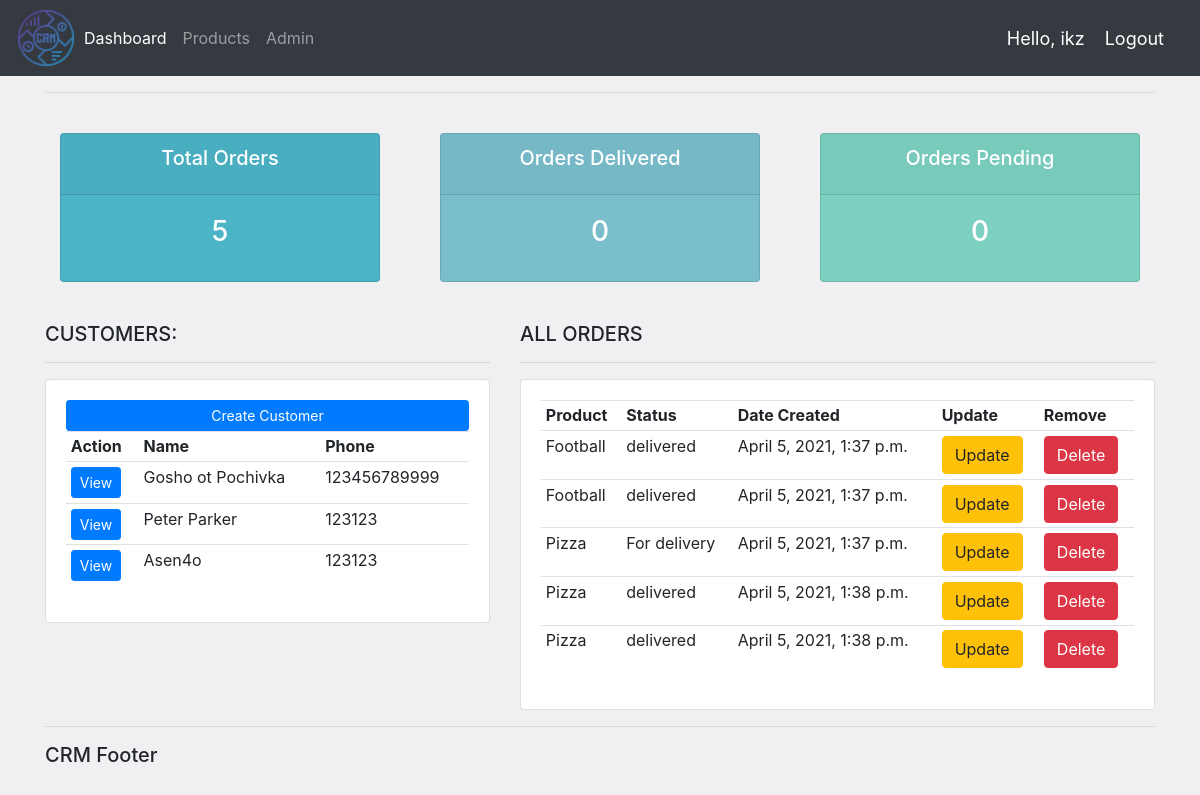
Before: / (signed in) with the older database file.
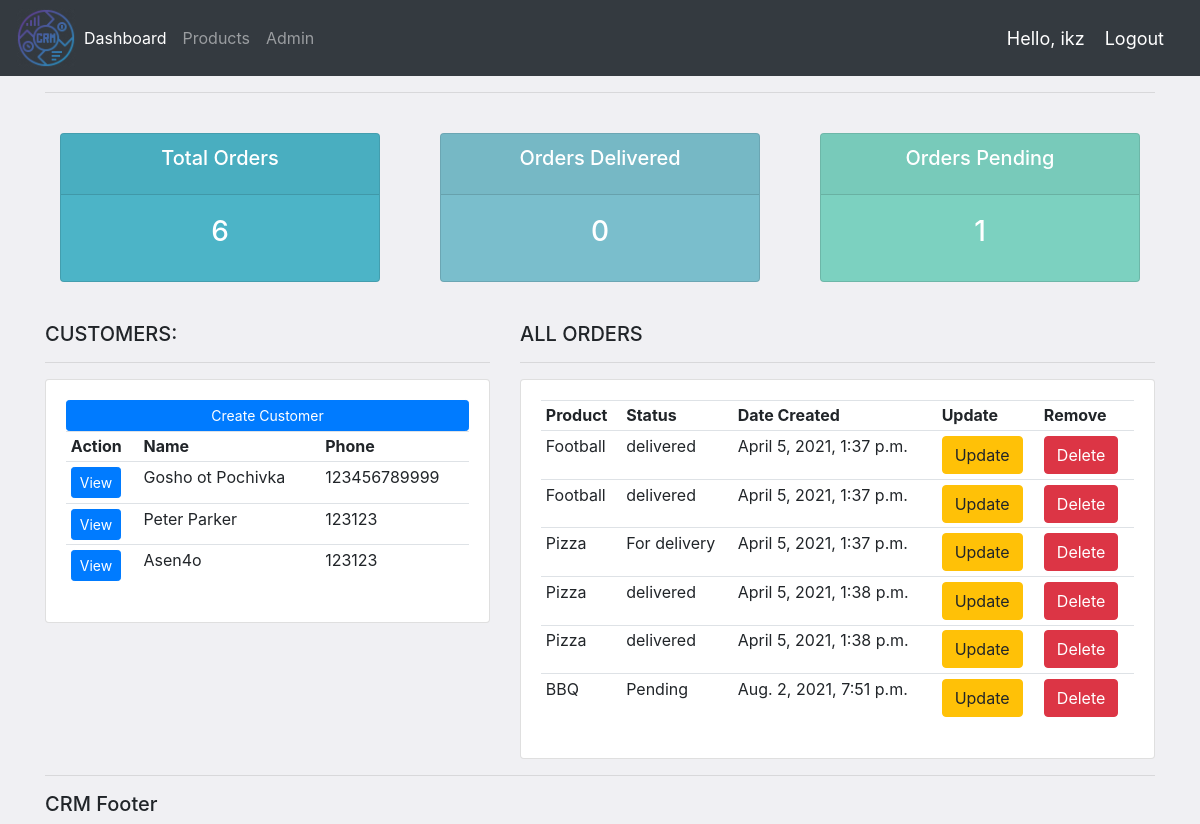
After: the same page with the newer database file.
### accounts/models.py (models this page shows, shortened)
class Customer(models.Model):
    name = models.CharField(max_length=50, null=True)
    phone = models.IntegerField(null=True)
    email = models.EmailField(max_length=254, null=True)
    date_created = models.DateTimeField(auto_now_add=True)

class Order(models.Model):
    STATUS = (
        ('Pending', 'Pending'),
        ('For delivery', 'For delivery'),
        ('Delivered', 'Delivered'),
    )
    customer = models.ForeignKey(
        Customer, null=True, on_delete=models.SET_NULL)
    product = models.ForeignKey(Product, null=True, on_delete=models.SET_NULL)
    date_created = models.DateTimeField(auto_now_add=True, null=True)
    status = models.CharField(max_length=50, choices=STATUS)

class Product(models.Model):
    CATEGORY = (
        ('Food', 'Food'),
        ('Drink', 'Drink'),
        ('Other', 'Other'),
    )
    name = models.CharField(max_length=50, null=True)
    price = models.FloatField()
    tags = models.ManyToManyField(Tag)
    category = models.CharField(max_length=50, null=True, choices=CATEGORY)
    description = models.CharField(max_length=50, null=True, blank=True)
    date_created = models.DateTimeField(auto_now_add=True, null=True)
    def __str__(self):
        return self.name

### accounts/views.py (the view)
# urls.py: path('', views.home, name="home"),
@login_required(login_url='login')
def home(request):
    orders = Order.objects.all()
    customers = Customer.objects.all()
    total_customers = customers.count()
    total_orders = orders.count()
    delivered = orders.filter(status="Delivered").count()
    pending = orders.filter(status="Pending").count()
    context = {'orders': orders, 'customers': customers, 'total_customers': total_customers,
               'total_customers': total_customers, 'delivered': delivered, 'pending': pending, 'total_orders': total_orders}
    return render(request, 'accounts/dashboard.html', context)

### accounts/templates/accounts/dashboard.html
{% extends 'accounts/main.html' %}
{% block content %}
{% include 'accounts/status.html' %}
<br>
<div class="row">
    <div class="col-md-5">
        <h5>CUSTOMERS:</h5>
        <hr>
        <div class="card card-body">
            <a class="btn btn-primary  btn-sm btn-block" href="{% url 'create_customer' %}">Create Customer</a>
            <table class="table table-sm">
                <tr>
                    <th>Action</th>
                    <th>Name</th>
                    <th>Phone</th>
                </tr>
                {% for customer in customers %}
                <tr>
                    <td><a class="btn btn-sm btn-primary" href="{% url 'customer' customer.id %}">View</td>
                    <td>
                        {{customer.name}}
                    </td>
                    <td>
                        {{customer.phone}}
                    </td>
                </tr>
                {% endfor %}
            </table>
        </div>
    </div>
    <div class="col-md-7">
        <h5>ALL ORDERS</h5>
        <hr>
        <div class="card card-body">
            <table class="table table-sm">
                <tr>
                    <th>Product</th>
                    <th>Status</th>
                    <th>Date Created</th>
                    <th>Update</th>
                    <th>Remove</th>
                </tr>
                {% for order in orders %}
                <tr>
                    <td>{{order.product}}</td>
                    <td>{{order.status}}</td>
                    <td>{{order.date_created}}</td>
                    <td> <a class="btn btn-warning" href="{% url 'update_order' order.pk%}">Update</a></td>
                    <td> <a class="btn btn-danger" href="{% url 'delete_order' order.pk%}">Delete</a></td>
                </tr>
                {% endfor %}
            </table>
        </div>
    </div>
</div>
{% endblock content %}

Changed rows visible on the page:
added Order: product "BBQ", status "Pending", date_created "Aug. 2, 2021, 7:51 p.m."
Other visible differences:
{{ total_orders }}: "5" → "6"
{{ pending }}: "0" → "1"
